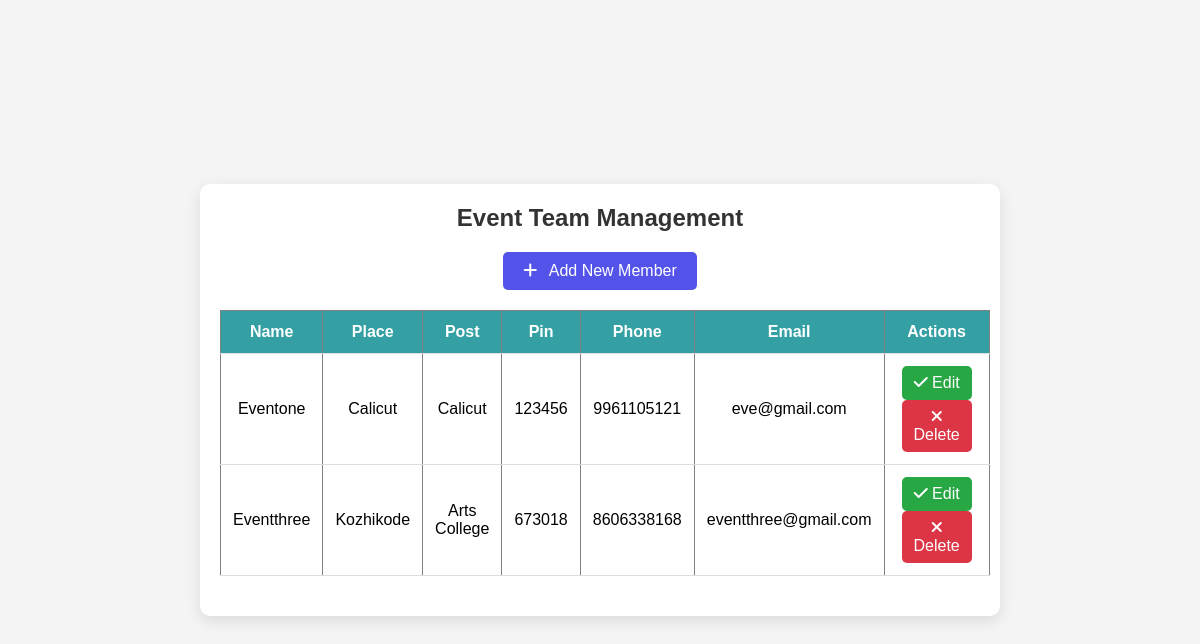
Page /ViewEventTeam on the earlier database version.
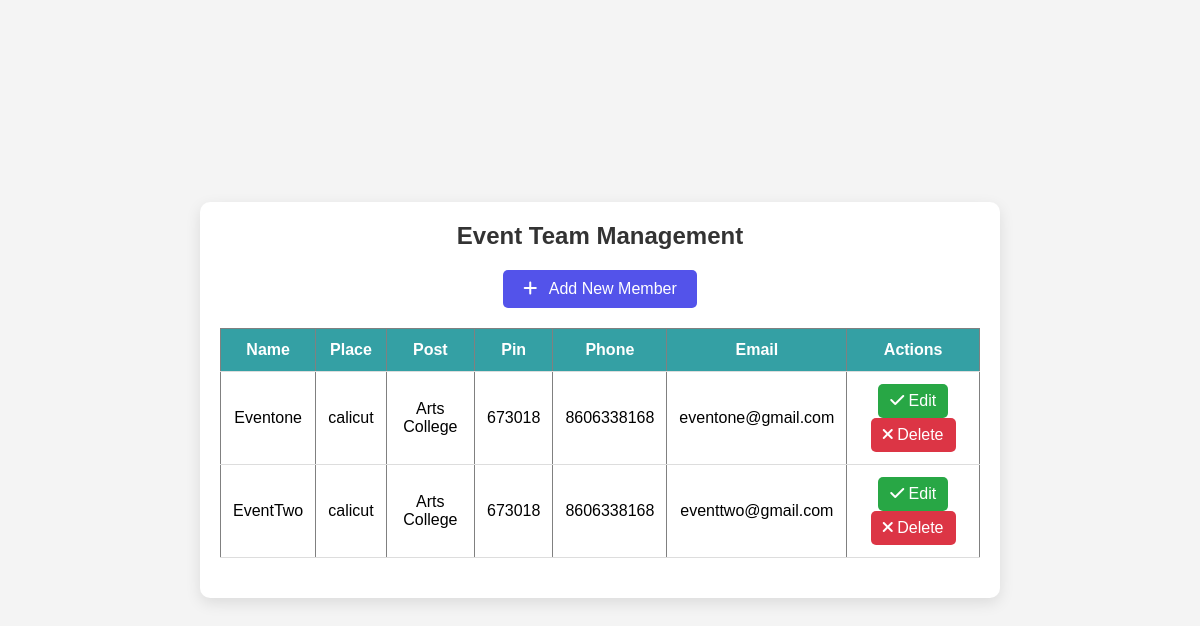
Same page on the later database version.
### TeamEvent/models.py (models this page shows)
class EventTeamProfile(models.Model):
    LOGINID=models.ForeignKey(LoginTable,on_delete=models.CASCADE,blank=True,null=True)
    EventName=models.CharField(max_length=30,blank=True,null=True)
    Place=models.CharField(max_length=30,blank=True,null=True)
    Post=models.CharField(max_length=30,blank=True,null=True)
    Pin=models.IntegerField(blank=True,null=True)
    Phone=models.BigIntegerField(blank=True,null=True)
    Email=models.CharField(max_length=30,blank=True,null=True)
    is_active = models.BooleanField(default=True)
    created_at = models.DateTimeField(auto_now_add=True, null=True, blank=True)
    updated_at = models.DateTimeField(auto_now_add=True, null=True, blank=True)

### Admin/views.py (the view)
# urls.py: path('ViewEventTeam',ViewEventTeam.as_view(),name="ViewEventTeam"),
class ViewEventTeam(View):
    def get(self,request):
         obj = EventTeamProfile.objects.filter(is_active=True)
         print(obj)
         return render(request,"ViewEventteam.html",{'val':obj})

### templates/ViewEventteam.html (shortened to what this page needs)
<!DOCTYPE html>
<html lang="en">
<head>
    <link rel="stylesheet" href="https://cdnjs.cloudflare.com/ajax/libs/font-awesome/6.0.0-beta3/css/all.min.css">
</head>
<body>
    <div class="table-container">
        <h2>Event Team Management</h2>
        <a href="AddEventTeam" class="add-button"><i class="fas fa-plus"></i> Add New Member</a>
        <table border="1">
            <thead>
                <tr>
                    <th>Name</th>
                    <th>Place</th>
                    <th>Post</th>
                    <th>Pin</th>
                    <th>Phone</th>
                    <th>Email</th>
                    <th>Actions</th>
                </tr>
            </thead>
            <tbody>
                {% for i in val %}
                <tr>
                    <td>{{ i.EventName }}</td>
                    <td>{{ i.Place }}</td>
                    <td>{{ i.Post }}</td>
                    <td>{{ i.Pin }}</td>
                    <td>{{ i.Phone }}</td>
                    <td>{{ i.Email }}</td>
                    <td>
                        <a href="EventTeamEdit/{{ i.id }}" class="accept"><i class="fas fa-check"></i> Edit</a>
                        <a href="EventTeamDlt/{{ i.id }}" class="reject"><i class="fas fa-times"></i> Delete</a>
                    </td>
                </tr>
                {% endfor %}
            </tbody>
        </table>
    </div>
</body>
</html>

Differences in the rows shown:
changed EventTeamProfile "Eventone": Place "Calicut" → "calicut"; Post "Calicut" → "Arts College"; Pin "123456" → "673018"; Phone "9961105121" → "8606338168"; Email "eve@gmail.com" → "eventone@gmail.com"
changed EventTeamProfile: EventName "Eventthree" → "EventTwo"; Place "Kozhikode" → "calicut"; Email "eventthree@gmail.com" → "eventtwo@gmail.com"
